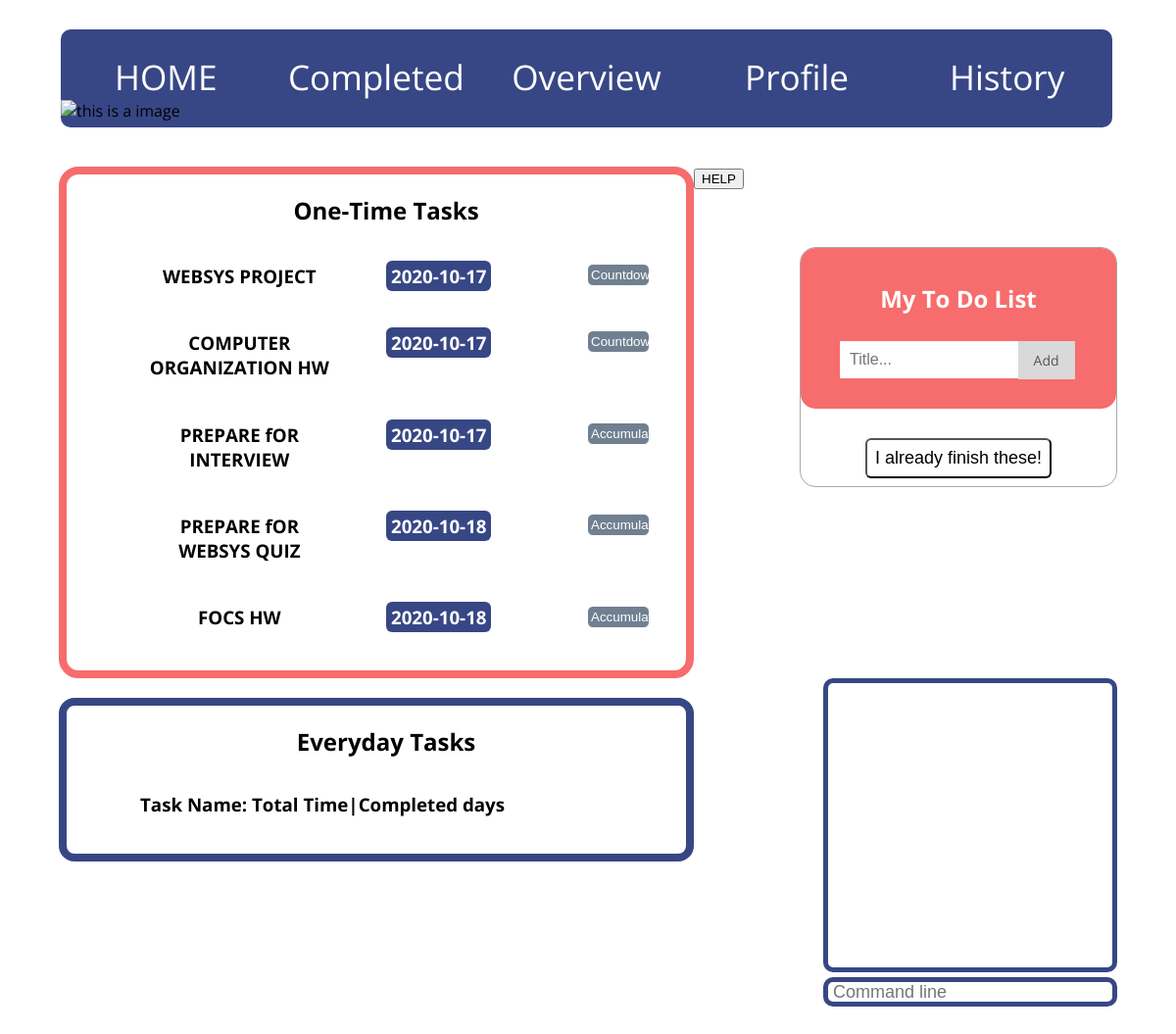
The page / on the database its author committed.
### tables this page shows
CREATE TABLE `onetime_task` (
 `taskid` int(10) unsigned NOT NULL AUTO_INCREMENT,
 `name` varchar(100) DEFAULT NULL,
 `timer` varchar(50) DEFAULT NULL,
 `date` date DEFAULT NULL,
 `countdown` int(5) DEFAULT NULL,
 `deletion` int(3) DEFAULT NULL,
 PRIMARY KEY (`taskid`)
);

### index.php (the view, shortened to what this page needs)
<?php
$dbOk = false;
@ $db = new mysqli('localhost', 'root', '', 'websys_project');
if ($db->connect_error) {
    echo '<div class="messages">Could not connect to the database. Error: ';
    echo $db->connect_errno . ' - ' . $db->connect_error . '</div>';
} else {
    $dbOk = true;
}
?>
<!DOCTYPE html>
<html xmlns="http://www.w3.org/1999/xhtml" xml:lang="en" lang="en">
<head>
	<link href="index_v1.css" rel="stylesheet" type="text/css">
    <link href="console.css" rel="stylesheet" type="text/css">
</head>
<body>
<div class="toptags">
	<section id="tag1"><a href="homepage/index.php">HOME</a></section>
	<section id="tag2"><a href="completed%20task.html">Completed</a></section>
	<section id="tag3"><a href="overview.html">Overview</a></section>
	<section id="tag4"><a href="tabs/profile.php">Profile</a></section>
	<section id="history"><a href="">History</a></section>
  <img src="1.png" alt="this is a image" width="60" id="myBtn"/></button>
</div>
<div class="bottom">
	<div class="parent">
		<div class="left">
			<h2 id="oneTime">One-Time Tasks</h2>
        <?php
        if ($dbOk) {
            $query = "select * from onetime_task where deletion = 0";
            $result = $db->query($query);
            $numRecords = $result->num_rows;
            for ($i=0; $i < $numRecords; $i++) {
                $record = $result->fetch_assoc();
                echo '<section class="singletask">';
                echo '<h3 class="TaskName">'.$record['name'].'</h3>';
                echo '<h3 class="WorkDate">'.$record['date'].'</h3>';
                if($record['timer']=="Countdown"){
                    echo '<button onclick="Countdown_timer('.$record['countdown'].')" type="button" class="TimerType">'.$record['timer'].'</button>';
                }
                else if($record['timer']=="Accumulate"){
                    echo '<button id="Accumulate_timer" type="button" class="TimerType">'.$record['timer'].'</button>';
                }
                echo '</section>';
            }
        }
        ?>
		</div>
		<div class="left2">
			<section >
				<h2 id="everyday">Everyday Tasks</h2>
				<section class="singletask"><h3>Task Name: Total Time|Completed days</h3></section>
			</section>
		</div>
		<div class="todaylist">
			<div>
				<div id="myDIV" class="header">
					<h2 style="margin:5px">My To Do List</h2>
					<br />
					<input type="text" class="input_4" id="myInput" placeholder="Title...">
					<span onclick="newElement()" class="addBtn">Add</span>
				</div>
				<br />
				<div class="finished">
					<button id="bottonf" type="submit" onclick="some js function">I already finish these!</button>
				</div>
			</div>
        </div>
        <div id="help_box">
            <button type="button" id="help">HELP</button>
        </div>
        <div id="console">
            <div id="text_box">
            </div>
            <div id="command_input">
                <input id="commandline" type="text" name="command_line" placeholder="Command line">
            </div>
        </div>
	</div>
</body>
</html>

### index_v1.css (style rules this page uses)
body { font-family: "Open Sans"; margin: 30px; }
.toptags { height: 100px; margin-bottom: 10px; background-color: #374785; border-radius: 10px; margin-right: 35px; margin-left: 32px; }
.toptags section { text-align: center; float: left; width: 20%; margin-top: 23.5px; }
.toptags a { color: white; font-size: 2.2em; text-decoration: none; }
.bottom { padding: 30px; height: auto; width: auto; }
.parent { width:100%; }
.left { width:60%; float:left; border: 8px solid #F76C6C; padding-bottom: 20px; padding-left: 15px; border-radius: 20px; height: auto; }
.left2 { margin-top: 20px; border: 8px solid #374785; width:60%; padding-bottom: 20px; padding-left: 15px; float:left; border-radius: 16px; height: auto; margin-bottom: 30px; }
.singletask { width: 90%; float:left; margin-left:40px; padding-left: 20px; }
.todaylist { width:30%; float:right; float: top; border: 1px solid darkgray; border-radius: 16px; margin-top: -440px; }
#oneTime { margin-bottom: 16px; margin-left: 5px; text-align: center; }
#everyday { margin-bottom: 16px; margin-left: 5px; text-align: center; }
.singletask h3, button { display: inline-block; }
.TaskName { width: 36%; float: left; margin-left: 5px; text-align: center; padding: 3px; border-radius: 6px; }
.WorkDate { width: 20%; float: left; margin-left: 10%; padding: 3px; background-color: #374785; text-align: center; border-radius: 6px; color: white; }
.TimerType { width: 12%; float: right; margin-top: 22px; margin-right: 15px; padding: 3px; border: 1px solid white; border-radius: 6px; background-color: slategray; color: white; }
* { box-sizing: border-box; }
.header { background-color: #F76C6C; padding: 30px 40px; color: white; text-align: center; border-radius: 15px; }
input.input_4 { border-radius: 16px; }
.header:after { content: ""; display: table; clear: both; }
#myInput { margin: 0; border: none; border-radius: 0; width: 75%; padding: 10px; float: left; font-size: 16px; }
.addBtn { padding: 10px; width: 24%; background: #d9d9d9; color: #555; float: left; text-align: center; font-size: 14px; cursor: pointer; transition: 0.3s; border-radius: 0; }
#bottonf { border-radius: 6px; font-size: 18px; padding: 8px; background-color: white; }
div.finished { text-align: center; margin: 8px; }

### console.css (style rules this page uses)
#console { width: 300px; height: 400px; float: right; }
#text_box { border: 5px solid #374785; border-radius: 10px; background-color: white; height: 300px; padding-left: 5px; margin-bottom: 5px; position: relative; width: inherit; }
#commandline { width: inherit; border: 5px solid #374785; border-radius: 10px; height: 30px; width: 300px; padding-left: 5px; font-size: 18px; }

### rows shown on the page
onetime_task: name "WEBSYS PROJECT", date "2020-10-17", timer "Countdown"
onetime_task: name "COMPUTER ORGANIZATION HW", date "2020-10-17", timer "Countdown"
onetime_task: name "PREPARE fOR INTERVIEW", date "2020-10-17", timer "Accumulate"
onetime_task: name "PREPARE fOR WEBSYS QUIZ", date "2020-10-18", timer "Accumulate"
onetime_task: name "FOCS HW", date "2020-10-18", timer "Accumulate"
